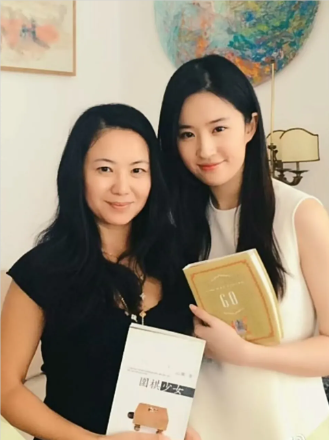
#> input picture public_dataset/yoloface-50k/example.png, 329 x 440 px
$ python im2array.py
#> lines starting #> are read from the running program, lines starting #| are printed output that depends on the picture
#!/bin/env python3

import numpy as np
import cv2
import sys

def load_and_resize_img(img, target_h, target_w):
#> called with target_h = 56, target_w = 56
    img = cv2.imread(img)
#> img is the input picture: shape (440, 329, 3); mean B, G, R 122.6, 142.6, 156.3
    x_test = cv2.cvtColor(img, cv2.COLOR_BGR2RGB)
    H, W, _ = img.shape
#> H = 440; W = 329
    print("img.shape is (%d %d), resize shape is (%d %d)" % (H, W, target_h, target_w))
#| img.shape is (440 329), resize shape is (56 56)

    x_test = cv2.resize(x_test, (target_h, target_w)).astype(np.float32)
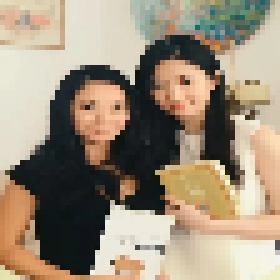
#> x_test: shape (56, 56, 3) float32 (shown 5 times larger); mean R, G, B 156.2, 142.4, 122.4
    x_test -= 128
    x_test = x_test.astype(np.int8)

    print(f"x_test.shape is {x_test.shape}")
#| x_test.shape is (56, 56, 3)

    return x_test
def im2array(data, c_file):
#> called with c_file = 'test_image_provider.cc'
    test = list(data.flatten())
#> test = 9408 values, max 126 at index 3129, min -125 at index 9116, mean 12.32
    with open (c_file, 'w') as f:
        header_line = "signed char imgArray[" + str(len(test)) + "]" + " = {\n"
        f.write(header_line)

        for i in range(0, len(test), 12):
            chunk = test[i:i+12]
            line = ", ".join([str(hex(x)) for x in chunk])
            line += ","
            f.write(f"    {line}\n")
#> this loop made 784 passes
#> (i, chunk) on passes 2 to 4: (12, [97, 84, 52, 96, 85, 55, 96, 82, 53, 89, 73, 43]), (24, [92, 76, 48, 95, 79, 52, 91, 77, 50, 93, 83, 52]), (36, [60, 36, -1, 98, 97, 79, 101, 99, 84, 100, 97, 83])

        f.write("};\n")

if __name__ == "__main__":
    # np.set_printoptions(threshold=sys.maxsize)
    img = "../../../../public_dataset/yoloface-50k/example.png"

    target_h = 56
    target_w = 56
    x_test = load_and_resize_img(img, target_h, target_w)
    c_file = "test_image_provider.cc"
    im2array(x_test, c_file)
